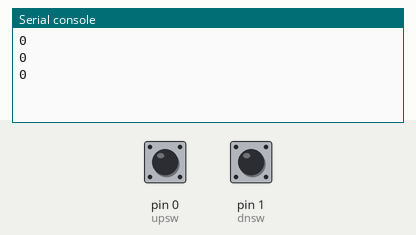
A program run on a simulated MicroPython board. On the bench: the last lines printed to the serial console. The inputs (shaded band) are chosen by the test bench; at power-on: pin 0 (upsw) HIGH, pin 1 (dnsw) HIGH.

Above: at 1.2 s.
1.3 s: pin 0 (upsw) pulled LOW for 0.15 s
At 1.9 s:
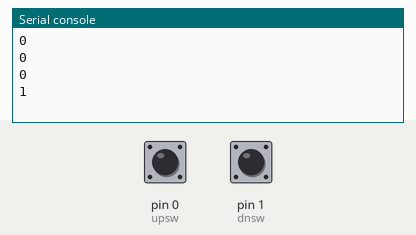
2.9 s: pin 0 (upsw) pulled LOW for 1 s
At 3.4 s:
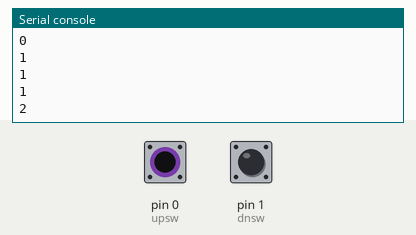
Timing chart, 0 to 5.9 s (numbered marks = the images above; inputs shaded):
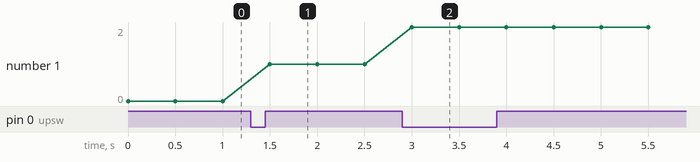

Measured:
- after the input at 1.3 s, the serial console: prints a new line after 0.20 s (image 1)
- after the input at 2.9 s, the serial console: prints a new line after 0.10 s (image 2)
- plotted number 1: 0 → 1 after the input at 1.3 s, 1 → 2 after the input at 2.9 s

The program:

pin_irq_demo.py
```python
# 인터럽트를 이용한 스위치 입력 처리하기
#
# Pin.irq() 메소드를 이용하여 스위치 핸들링
#

from machine import Pin
import time

upsw = Pin(0, Pin.IN, Pin.PULL_UP)
dnsw = Pin(1, Pin.IN, Pin.PULL_UP)

countvalue=0

def upSWcb(upsw):
    global countvalue
    countvalue += 1
    if countvalue > 9999: #limit 4 digits
        countvalue = 0

def downSWcb(dnsw):
    global countvalue
    countvalue -= 1
    if countvalue <0:
        countvalue = 9999

upsw.irq(upSWcb, trigger=Pin.IRQ_FALLING )
dnsw.irq(downSWcb, trigger=Pin.IRQ_FALLING )

while True:
    print(countvalue)
    time.sleep(0.5)
```
